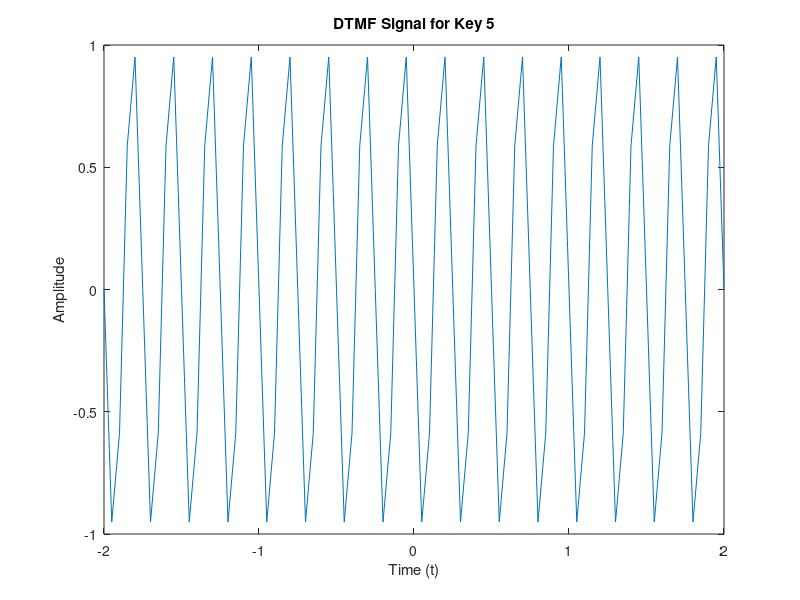

Here is the MATLAB script that generated this plot:
%Clc;
%Clear all;
%Close all;
t = -2:0.05:2;
x=input('enter the input number');
fr1=697; 
fr2=770;
fr3=852;
fr4=941;
fc1=1209;
fc2=1336;
fc3=1477;
fc4=1633;
signals = [
    sin(2*pi*fr4*t) + sin(2*pi*fc2*t); % 0
    sin(2*pi*fr1*t) + sin(2*pi*fc1*t); % 1
    sin(2*pi*fr1*t) + sin(2*pi*fc2*t); % 2
    sin(2*pi*fr1*t) + sin(2*pi*fc3*t); % 3
    sin(2*pi*fr2*t) + sin(2*pi*fc1*t); % 4
    sin(2*pi*fr2*t) + sin(2*pi*fc2*t); % 5
    sin(2*pi*fr2*t) + sin(2*pi*fc3*t); % 6
    sin(2*pi*fr3*t) + sin(2*pi*fc1*t); % 7
    sin(2*pi*fr3*t) + sin(2*pi*fc2*t); % 8
    sin(2*pi*fr3*t) + sin(2*pi*fc3*t); % 9
    sin(2*pi*fr4*t) + sin(2*pi*fc1*t); % *
    sin(2*pi*fr4*t) + sin(2*pi*fc3*t); % #
];

% Map input to signal and plot 
if x >= 0 && x <= 12 
    plot(t, signals(x + 1, :));  % Plot the DTMF signal 
    xlabel("Time (t)"); 
    ylabel("Amplitude"); 
    title(['DTMF Signal for Key ', num2str(x)]); 
else 
    disp("Enter a correct input (0-9, 11, 12)"); 
end 